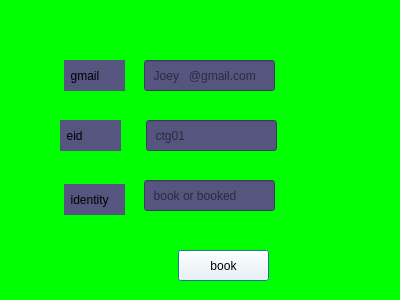
<?xml version="1.0" encoding="UTF-8"?>
<ui version="4.0">
 <class>customerbooksajeckDialog</class>
 <widget class="QDialog" name="customerbooksajeckDialog">
  <property name="geometry">
   <rect>
    <x>0</x>
    <y>0</y>
    <width>400</width>
    <height>300</height>
   </rect>
  </property>
  <property name="windowTitle">
   <string>Dialog</string>
  </property>
  <property name="styleSheet">
   <string notr="true">background:rgb(0, 255, 0)</string>
  </property>
  <widget class="QLineEdit" name="lineEdit_identitysajeck">
   <property name="geometry">
    <rect>
     <x>144</x>
     <y>180</y>
     <width>131</width>
     <height>31</height>
    </rect>
   </property>
   <property name="styleSheet">
    <string notr="true">font: 75 10pt &quot;MS Shell Dlg 2&quot;;
background:rgb(85, 85, 127)</string>
   </property>
   <property name="placeholderText">
    <string>  book or booked</string>
   </property>
  </widget>
  <widget class="QLabel" name="label_gmailsajeck">
   <property name="geometry">
    <rect>
     <x>64</x>
     <y>60</y>
     <width>61</width>
     <height>31</height>
    </rect>
   </property>
   <property name="styleSheet">
    <string notr="true">font: 75 10pt &quot;MS Shell Dlg 2&quot;;
background:rgb(85, 85, 127)</string>
   </property>
   <property name="text">
    <string>  gmail</string>
   </property>
  </widget>
  <widget class="QLineEdit" name="lineEdit_gmailsajeck">
   <property name="geometry">
    <rect>
     <x>144</x>
     <y>60</y>
     <width>131</width>
     <height>31</height>
    </rect>
   </property>
   <property name="styleSheet">
    <string notr="true">font: 75 10pt &quot;MS Shell Dlg 2&quot;;
background:rgb(85, 85, 127)</string>
   </property>
   <property name="placeholderText">
    <string>  Joey   @gmail.com</string>
   </property>
  </widget>
  <widget class="QLabel" name="label_identitysajeck">
   <property name="geometry">
    <rect>
     <x>64</x>
     <y>184</y>
     <width>61</width>
     <height>31</height>
    </rect>
   </property>
   <property name="styleSheet">
    <string notr="true">font: 75 10pt &quot;MS Shell Dlg 2&quot;;
background:rgb(85, 85, 127)</string>
   </property>
   <property name="text">
    <string>  identity</string>
   </property>
  </widget>
  <widget class="QLabel" name="label_eidsajeck">
   <property name="geometry">
    <rect>
     <x>60</x>
     <y>120</y>
     <width>61</width>
     <height>31</height>
    </rect>
   </property>
   <property name="styleSheet">
    <string notr="true">font: 75 10pt &quot;MS Shell Dlg 2&quot;;
background:rgb(85, 85, 127)</string>
   </property>
   <property name="text">
    <string>  eid</string>
   </property>
  </widget>
  <widget class="QLineEdit" name="lineEdit_eidsajeck">
   <property name="geometry">
    <rect>
     <x>146</x>
     <y>120</y>
     <width>131</width>
     <height>31</height>
    </rect>
   </property>
   <property name="styleSheet">
    <string notr="true">font: 75 10pt &quot;MS Shell Dlg 2&quot;;
background:rgb(85, 85, 127)</string>
   </property>
   <property name="placeholderText">
    <string>  ctg01</string>
   </property>
  </widget>
  <widget class="QPushButton" name="pushButton_updatecustomersajeck">
   <property name="geometry">
    <rect>
     <x>178</x>
     <y>250</y>
     <width>91</width>
     <height>31</height>
    </rect>
   </property>
   <property name="styleSheet">
    <string notr="true">font: 75 12pt &quot;MS Shell Dlg 2&quot;;
background:rgb(255, 255, 255)</string>
   </property>
   <property name="text">
    <string>book</string>
   </property>
  </widget>
 </widget>
 <resources/>
 <connections/>
</ui>
